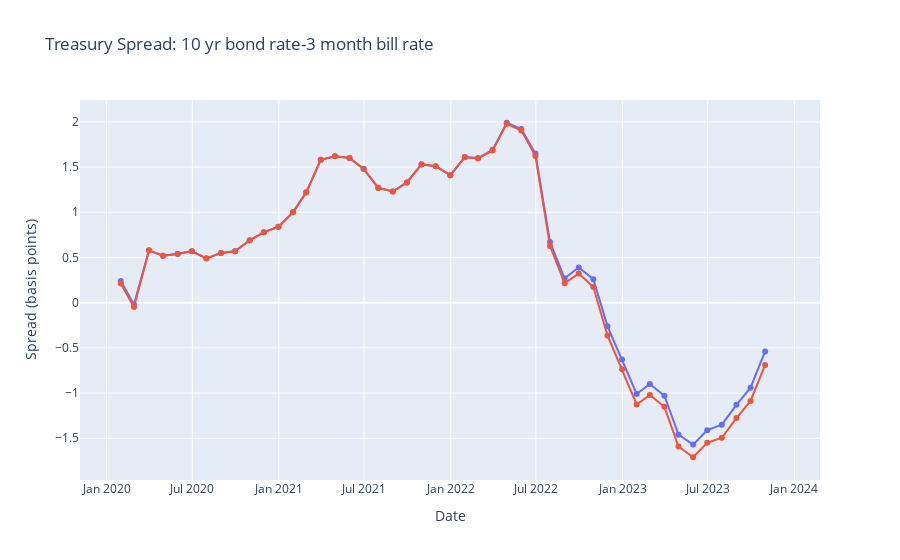

Source (notebook cell):
### Code cell
df_term_spread = plot_term_spread(df, date_range)
